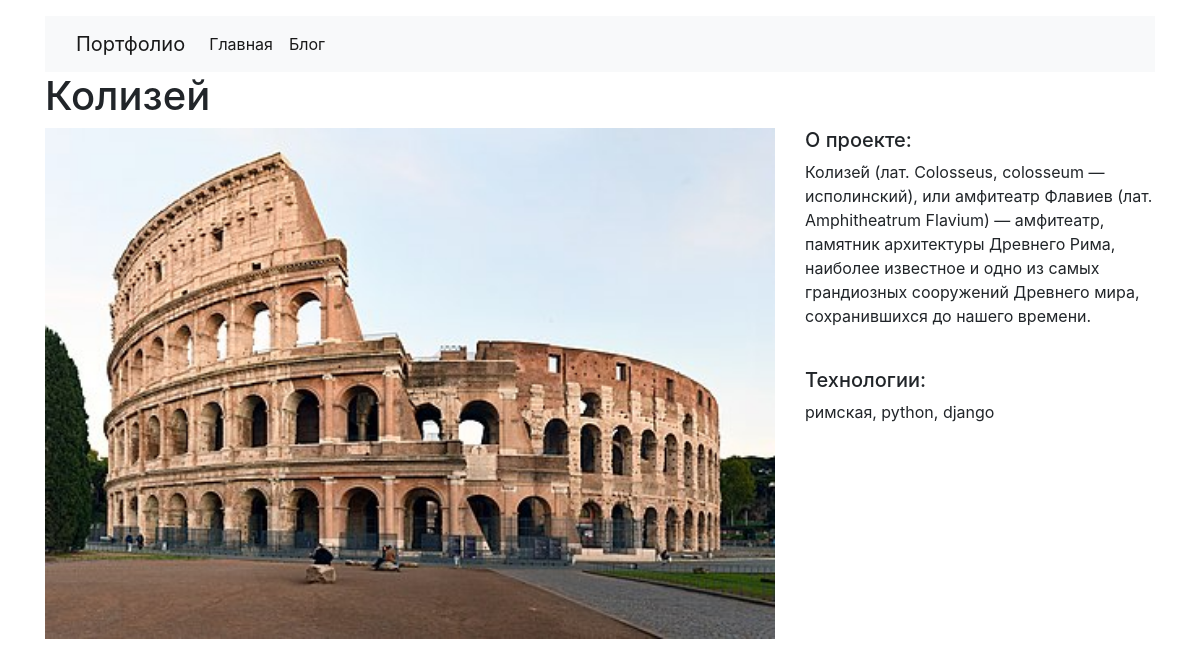
/1/, run on the app's committed database.
### project/models.py (models this page shows, shortened)
class Project(models.Model):
    title = models.CharField(max_length=100)
    description = models.TextField()
    technology = models.CharField(max_length=50)
    image = models.ImageField(upload_to='img/')

### project/views.py (the view)
# urls.py: path("<int:pk>/", views.project_detail, name="project_detail"),
def project_detail(request, pk):
    project = Project.objects.get(pk=pk)
    context = {
        'project': project
    }
    return render(request, 'project_detail.html', context)

### project/templates/project_detail.html
{% extends "base.html" %}
{% load static %}
{% block page_content %}
<h1>{{ project.title }}</h1>
<div class="row">
    <div class="col-md-8">
      <img src="{% static project.image %}" alt="" width="100%">
    </div>
    <div class="col-md-4">
        <h5>О проекте:</h5>
        <p>{{ project.description }}</p>
        <br>
        <h5>Технологии:</h5>
        <p>{{ project.technology }}</p>
    </div>
</div>
{% endblock %}

### data on the page
Project: title "Колизей", image (picture), description "Колизе́й (лат. Colosseus, colosseum — исполинский), или амфитеатр Флавиев (лат. Amphitheatrum Flavium) — амфитеатр, памятник архитектуры Древнего Рима, наиболее известное и одно из самых грандиозных сооружений Древнего мира, сохранившихся до нашего времени.", technology "римская, python, django"
